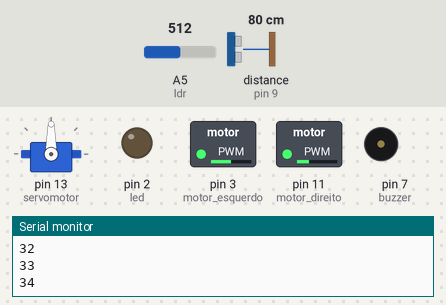
Bench run of a sketch on a simulated Arduino Uno, built with avr-gcc and run on an emulated ATmega328P. Shown: servo, switched loads named in the sketch (green lamp = pin HIGH), output pins drawn as LEDs (lit = HIGH), buzzer (waves = sounding, pin HIGH), the last lines printed to the serial monitor. Wiring (inferred from the names in the program): ultrasonic range finder: trigger pin 4; echo pin 9. Dashed ring = blinking. The test bench sets the inputs (shaded band); at power-on: distance to the obstacle (sensor on pin 9) 80 cm, A5 (ldr) = 512. The echo pulse lasts 58.3 µs per cm; pins used as bus, display or sensor lines are not drawn.

Above: at 1.2 s.
1.3 s: distance to the obstacle (sensor on pin 9) set to 2 cm
At 1.7 s:
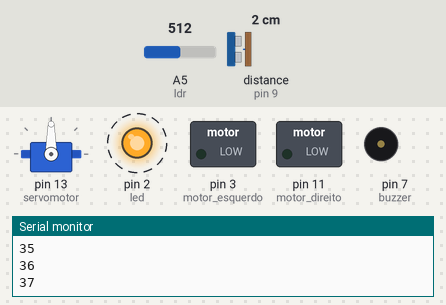
4.3 s: distance to the obstacle (sensor on pin 9) set to 46 cm
5.8 s: distance to the obstacle (sensor on pin 9) set to 55 cm
At 7.0 s:
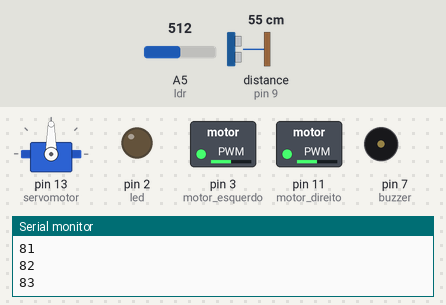
8.8 s: A5 (ldr) set to 311
11.8 s: A5 (ldr) set to 289
At 14.6 s:
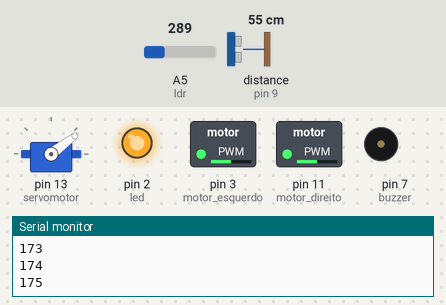
14.8 s: distance to the obstacle (sensor on pin 9) set to 4 cm
At 18.3 s:
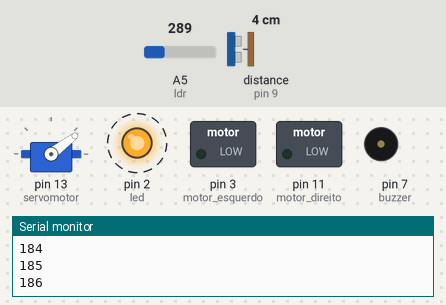
Timing chart, 0 to 18.8 s (numbered marks = the images above; inputs shaded):
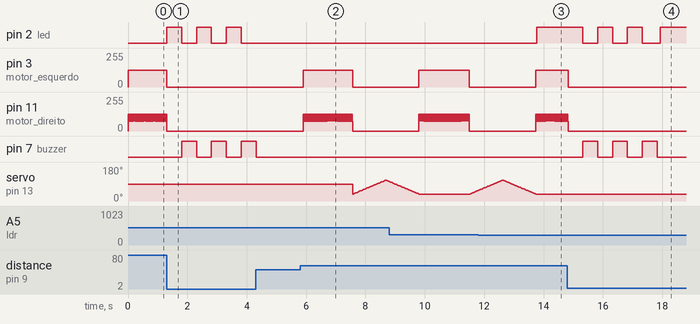

The sketch:

grupo_s21_i1.ino
```cpp
#include "Servo.h"

Servo servomotor;

int motor_esquerdo = 3;
int motor_direito = 11;
int led = 2;
int ldr = A5;
int buzzer = 7;
int trig = 4;
int echo = 9;

float objeto;
unsigned long duracao;
int distancia = 0;
int ldrvalor = 0;
int posicao = 37;
int contador_led = 0;

void setup() {
  pinMode(led, OUTPUT);
  pinMode(buzzer, OUTPUT);
  pinMode(motor_esquerdo, OUTPUT);
  pinMode(motor_direito, OUTPUT);
  pinMode(trig, OUTPUT);
  pinMode(echo, INPUT);

  servomotor.attach(13);

  Serial.begin(9600);
}

void loop() {
  // Acender a luz em caso de noite
  ldrvalor = analogRead(ldr);
  if (ldrvalor >= 300) {
    digitalWrite(led, LOW);
  } else {
    digitalWrite(led, HIGH);
  }

  // Medir a distância do objeto
  digitalWrite(trig, HIGH);
  delayMicroseconds(10);
  digitalWrite(trig, LOW);
  duracao = pulseIn(echo, HIGH,11764);
  objeto = duracao / 58.0;

  if (objeto <= 50 && objeto != 0) {
    analogWrite(motor_esquerdo, 0);
    analogWrite(motor_direito, 0);
    for (contador_led == 0; contador_led < 3; contador_led++) {
      digitalWrite(led, HIGH);
      delay(500);
      digitalWrite(led, LOW);
      digitalWrite(buzzer, HIGH);
      delay(500);
      digitalWrite(buzzer, LOW);
    }
    delay(100);
  } else {
    contador_led = 0;

    // Funcionar o motor responsável por girar as rodas
    if (distancia <= 300) {

      // Funcionar o motor responsável por plantar a cada 0,5 m
      if (distancia % 50 == 0 && distancia != 0) {
        for (posicao = 37; posicao <= 110; posicao += 1) {
          servomotor.write(posicao);
          analogWrite(motor_direito, 0);
          analogWrite(motor_esquerdo, 0);
          delay(15);
        }
        for (posicao = 110; posicao >= 37; posicao -= 1) {
          servomotor.write(posicao);
          analogWrite(motor_direito, 0);
          analogWrite(motor_esquerdo, 0);
          delay(15);
        }
      }
      analogWrite(motor_direito, 127);
      analogWrite(motor_esquerdo, 127);
      delay(20);
      analogWrite(motor_esquerdo, 127);
      analogWrite(motor_direito, 75);
    } else {
      analogWrite(motor_direito, 0);
      analogWrite(motor_esquerdo, 0);
    }
  }

  // Calcula a distância
  distancia = distancia + 1;
  Serial.println(distancia);
  delay(10);
}
```

Measured:
- the behaviour switches between 50 and 51 cm on distance to the obstacle (sensor on pin 9) (found by bisection; images 1 and 2)
- the behaviour switches between 300 and 299 on A5 (ldr) (found by bisection; images 2 and 3)
- after the input at 1.3 s, pin 2 (led): alternates HIGH for 0.50 s and LOW for 0.50 s, starting at once; pin 7 (buzzer): alternates HIGH for 0.50 s and LOW for 0.50 s, starting after 0.51 s; servo on pin 13 (servomotor): stops changing and stays 90°
- after the input at 5.8 s, pin 3 (motor_esquerdo): 0/255 → 127/255 after 0.10 s, → 0/255 1.7 s later; pin 11 (motor_direito): 0/255 → 127/255 after 0.10 s, then repeats every 0.03 s: 75/255 0.01 s, 127/255 0.02 s, until it stays 0/255 from 7.6 s
- after the input at 11.8 s, pin 2 (led): LOW → HIGH after 2.0 s
- after the input at 14.8 s, pin 2 (led), pin 7 (buzzer): alternates HIGH for 0.50 s and LOW for 0.50 s, starting after 0.53 s; servo on pin 13 (servomotor): stays 37° (without the input it goes to 39° after 0.67 s)
